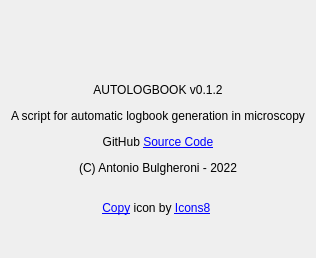
<?xml version="1.0" encoding="UTF-8"?>
<ui version="4.0">
 <class>About</class>
 <widget class="QDialog" name="About">
  <property name="windowModality">
   <enum>Qt::NonModal</enum>
  </property>
  <property name="geometry">
   <rect>
    <x>0</x>
    <y>0</y>
    <width>283</width>
    <height>258</height>
   </rect>
  </property>
  <property name="windowTitle">
   <string>About Autologbook</string>
  </property>
  <property name="windowIcon">
   <iconset resource="resource.qrc">
    <normaloff>:/resources/icons8-logbook-64.png</normaloff>:/resources/icons8-logbook-64.png</iconset>
  </property>
  <layout class="QVBoxLayout" name="verticalLayout">
   <item>
    <widget class="QLabel" name="label">
     <property name="text">
      <string>&lt;html&gt;&lt;head/&gt;&lt;body&gt;&lt;p align=&quot;center&quot;&gt;&lt;img src=&quot;:/resources/icons8-logbook-64.png&quot;/&gt;&lt;/p&gt;&lt;p
       align=&quot;center&quot;&gt;&lt;br/&gt;&lt;/p&gt;&lt;p align=&quot;center&quot;&gt;AUTOLOGBOOK v0.1.2&lt;/p&gt;&lt;p
       align=&quot;center&quot;&gt;A script for automatic logbook generation in microscopy&lt;/p&gt;&lt;p align=&quot;center&quot;&gt;GitHub
       &lt;a href=&quot;https://github.com/abulgher/autologbook&quot;&gt;&lt;span style=&quot; text-decoration:
       underline; color:#0000ff;&quot;&gt;Source Code&lt;/span&gt;&lt;/a&gt;&lt;/p&gt;&lt;p align=&quot;center&quot;&gt;(C)
       Antonio Bulgheroni - 2022&lt;/p&gt;&lt;p align=&quot;center&quot;&gt;&lt;br/&gt;&lt;a href=&quot;https://icons8.com/icon/pNYOTp5DinZ3/copy&quot;&gt;&lt;span
       style=&quot; text-decoration: underline; color:#0000ff;&quot;&gt;Copy&lt;/span&gt;&lt;/a&gt; icon by &lt;a href=&quot;https://icons8.com&quot;&gt;&lt;span
       style=&quot; text-decoration: underline; color:#0000ff;&quot;&gt;Icons8&lt;/span&gt;&lt;/a&gt;&lt;/p&gt;&lt;/body&gt;&lt;/html&gt;
      </string>
     </property>
    </widget>
   </item>
  </layout>
 </widget>
 <resources>
  <include location="resource.qrc"/>
 </resources>
 <connections/>
</ui>
